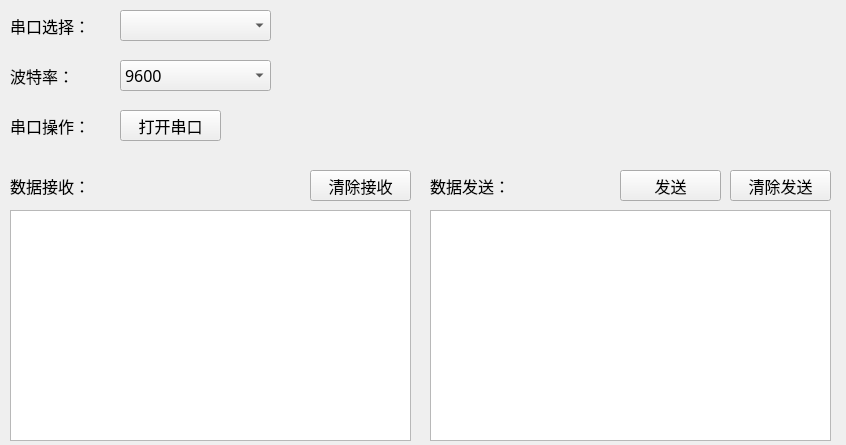
<?xml version="1.0" encoding="UTF-8"?>
<ui version="4.0">
 <class>Form</class>
 <widget class="QWidget" name="Form">
  <property name="geometry">
   <rect>
    <x>0</x>
    <y>0</y>
    <width>846</width>
    <height>445</height>
   </rect>
  </property>
  <property name="windowTitle">
   <string>Form</string>
  </property>
  <widget class="QLabel" name="label_1">
   <property name="geometry">
    <rect>
     <x>10</x>
     <y>10</y>
     <width>91</width>
     <height>31</height>
    </rect>
   </property>
   <property name="font">
    <font>
     <family>微软雅黑</family>
     <pointsize>12</pointsize>
    </font>
   </property>
   <property name="text">
    <string>串口选择：</string>
   </property>
  </widget>
  <widget class="QComboBox" name="comboBox_1">
   <property name="geometry">
    <rect>
     <x>120</x>
     <y>10</y>
     <width>151</width>
     <height>31</height>
    </rect>
   </property>
   <property name="font">
    <font>
     <family>微软雅黑</family>
     <pointsize>12</pointsize>
    </font>
   </property>
  </widget>
  <widget class="QLabel" name="label_2">
   <property name="geometry">
    <rect>
     <x>10</x>
     <y>60</y>
     <width>91</width>
     <height>31</height>
    </rect>
   </property>
   <property name="font">
    <font>
     <family>微软雅黑</family>
     <pointsize>12</pointsize>
    </font>
   </property>
   <property name="text">
    <string>波特率：</string>
   </property>
  </widget>
  <widget class="QComboBox" name="comboBox_2">
   <property name="geometry">
    <rect>
     <x>120</x>
     <y>60</y>
     <width>151</width>
     <height>31</height>
    </rect>
   </property>
   <property name="font">
    <font>
     <family>微软雅黑</family>
     <pointsize>12</pointsize>
    </font>
   </property>
   <item>
    <property name="text">
     <string>9600</string>
    </property>
   </item>
   <item>
    <property name="text">
     <string>115200</string>
    </property>
   </item>
  </widget>
  <widget class="QPushButton" name="pushButton">
   <property name="geometry">
    <rect>
     <x>120</x>
     <y>110</y>
     <width>101</width>
     <height>31</height>
    </rect>
   </property>
   <property name="font">
    <font>
     <family>微软雅黑</family>
     <pointsize>12</pointsize>
    </font>
   </property>
   <property name="text">
    <string>打开串口</string>
   </property>
  </widget>
  <widget class="QLabel" name="label_3">
   <property name="geometry">
    <rect>
     <x>10</x>
     <y>110</y>
     <width>101</width>
     <height>31</height>
    </rect>
   </property>
   <property name="font">
    <font>
     <family>微软雅黑</family>
     <pointsize>12</pointsize>
    </font>
   </property>
   <property name="text">
    <string>串口操作：</string>
   </property>
  </widget>
  <widget class="QLabel" name="label_4">
   <property name="geometry">
    <rect>
     <x>10</x>
     <y>170</y>
     <width>91</width>
     <height>31</height>
    </rect>
   </property>
   <property name="font">
    <font>
     <family>微软雅黑</family>
     <pointsize>12</pointsize>
    </font>
   </property>
   <property name="text">
    <string>数据接收：</string>
   </property>
  </widget>
  <widget class="QLabel" name="label_5">
   <property name="geometry">
    <rect>
     <x>430</x>
     <y>170</y>
     <width>91</width>
     <height>31</height>
    </rect>
   </property>
   <property name="font">
    <font>
     <family>微软雅黑</family>
     <pointsize>12</pointsize>
    </font>
   </property>
   <property name="text">
    <string>数据发送：</string>
   </property>
  </widget>
  <widget class="QPushButton" name="pushButton_2">
   <property name="geometry">
    <rect>
     <x>310</x>
     <y>170</y>
     <width>101</width>
     <height>31</height>
    </rect>
   </property>
   <property name="font">
    <font>
     <family>微软雅黑</family>
     <pointsize>12</pointsize>
    </font>
   </property>
   <property name="text">
    <string>清除接收</string>
   </property>
  </widget>
  <widget class="QPushButton" name="pushButton_3">
   <property name="geometry">
    <rect>
     <x>730</x>
     <y>170</y>
     <width>101</width>
     <height>31</height>
    </rect>
   </property>
   <property name="font">
    <font>
     <family>微软雅黑</family>
     <pointsize>12</pointsize>
    </font>
   </property>
   <property name="text">
    <string>清除发送</string>
   </property>
  </widget>
  <widget class="QPushButton" name="pushButton_4">
   <property name="geometry">
    <rect>
     <x>620</x>
     <y>170</y>
     <width>101</width>
     <height>31</height>
    </rect>
   </property>
   <property name="font">
    <font>
     <family>微软雅黑</family>
     <pointsize>12</pointsize>
    </font>
   </property>
   <property name="text">
    <string>发送</string>
   </property>
  </widget>
  <widget class="QTextEdit" name="textEdit">
   <property name="geometry">
    <rect>
     <x>10</x>
     <y>210</y>
     <width>401</width>
     <height>231</height>
    </rect>
   </property>
  </widget>
  <widget class="QTextEdit" name="textEdit_2">
   <property name="geometry">
    <rect>
     <x>430</x>
     <y>210</y>
     <width>401</width>
     <height>231</height>
    </rect>
   </property>
  </widget>
 </widget>
 <resources/>
 <connections/>
</ui>
